Frame 1 (no input): blank canvas, image omitted
Frame 60 (the mouse pressed at the canvas centre just before this capture): blank canvas, image omitted
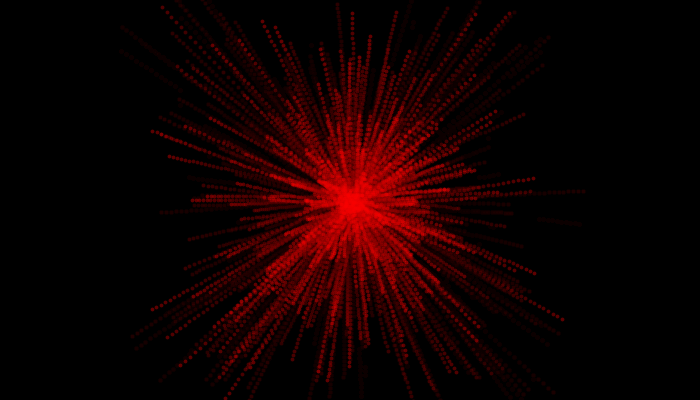
Frame 120 (the mouse held since frame 60 and released just before this capture)

The Processing sketch whose frames 1 and 60 were blank and that drew this single picture after the mouse press (run headless with seeded random() and noise(); from frame 60 on, the mouse is pressed at the canvas centre):

// Processing sketch: processing_36306
// ── processing_36306.pde


int picker = 0;
int[] r1 = {224, 214, 201,250,250,250,250,255,255,255};
int[] g1 = {49,77,25,239,171,45,0,197,170,226};
int[] b1 = {7,7,17,63,40,21,0,12,69,0};
  
boolean click =false;
int a = 1000;
PVector[] pos;
PVector[] vel;

int[] ttl;

float pmx = 0;
float pmy = 0;

float r = 0;
float g = 0;
float b = 0;
float ca = 0;
void setup() {
  background(0);
  size(700, 400);
  frameRate(30);


  pos = new PVector[a];
  vel = new PVector[a];
  ttl = new int[a];
  for ( int i = 0; i < a; i++) {
    pos[i] = new PVector(0, 0);
    if (i < a/1000) {
      vel[i] = new PVector(random(-2, 2), random(-5, -5));
      ttl[i] = int(random(10, 50));
    } 
    else {
      vel[i] = new PVector(random(0, 400), random(0, 400));
      ttl[i] = int(random(0, 50));
    }
  }
}

void draw() {
  fill(0, 10);
  noStroke();
  rect(0, 0, width, height);
  stroke(r, g, b, ca);
  smooth();
  if(click == true)
  {
    for ( int i = 0; i < a; i++) {
      point( pos[i].x + mouseX, pos[i].y + mouseY );
    }
    pmx = mouseX;
    pmy = mouseY;
    a = 400;
  } else {
    if(a > 1) {
      a = int(a*0.99);
    }
    for ( int i = 0; i < a; i++) {
      point( pos[i].x + pmx, pos[i].y + pmy );
    }
    pmy = pmy * 1.05;
  }

  for ( int i = 0; i < a; i++) {
    pos[i].add( vel[i] );
    ttl[i]--;
    if (ttl[i] < 0) {
      vel[i] = new PVector(random(-5, 5), random(-5, 5));
      pos[i] = new PVector(random(-5, 10), random(-5, 10));
      ttl[i] = int(random(0, 50));
    }
  }
}


void mousePressed() {

  picker = int(random(0, 10));
  println(picker);
  r = r1[picker];
  g = g1[picker];
  b = b1[picker];
  ca = random(20, 100);
 
  strokeWeight(random(0.5,6));

  click= true;

}

void mouseReleased() {
  { 
    click= false;
  }
}
